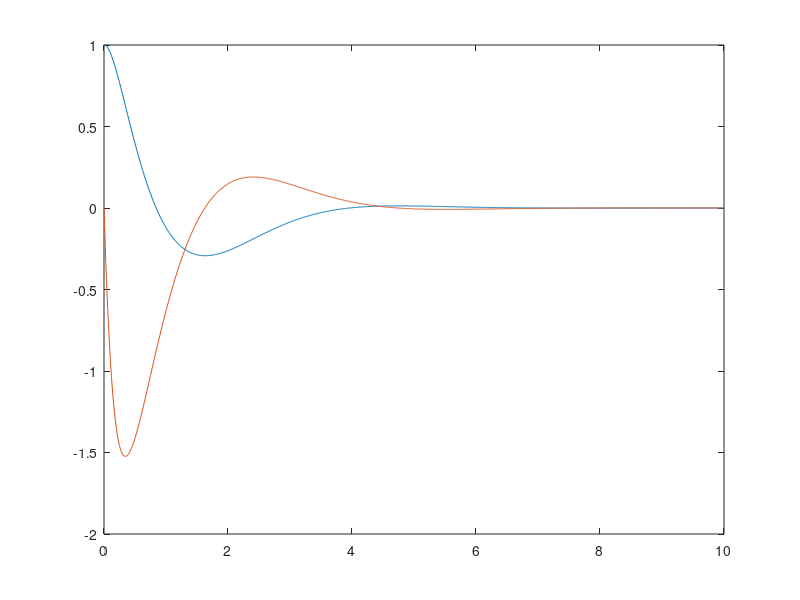

Source code (MATLAB):
clear

% 状態空間表現
m = 0.1;
d = 0.01;
L = 0.1;
I = (1/3)*m*L^2;

A = [0 1; 0 -d/I];
B = [0; 1/I];
C = [1 0];
D = 0;


% 拡大系
Ab = [A zeros(2, 1); -C 0];
Bb = [B; 0];

% 可制御性
Uc = [Bb Ab*Bb Ab^2*Bb];
det(Uc);

% ゲインを求める
p = [-5 -1+1i -1-1i];
Gain = place(Ab, Bb, p);
% Q = [10 0 0; 0 10 0; 0 0 10];
% R = 10;
% Gain = lqr(Ab, Bb, Q, R);
f = [Gain(1) Gain(2)]; %状態フィードバックゲイン
k = -Gain(3);  % サーボ系のゲイン

% シミュレーション
dt = 0.01;
t = 0 : dt : 10;
z = 0; % 偏差の積分
r = 0; % 目標値
v = [0; 0]; % 外乱
x0 = [1; 0]; % 初期値
u = 0; % 入力の初期値

x1 = [];
x2 = [];
x = x0;
for n = t
    dxb = Ab * [x; z] + Bb * u + [v; r];
    x = x + dxb(1:2, 1) * dt;
    z = z + dxb(3) * dt;
    u = -f*x + k*z;
    
    x1 = [x1 x(1)];
    x2 = [x2 x(2)];

end

plot(t, x1, t, x2)
